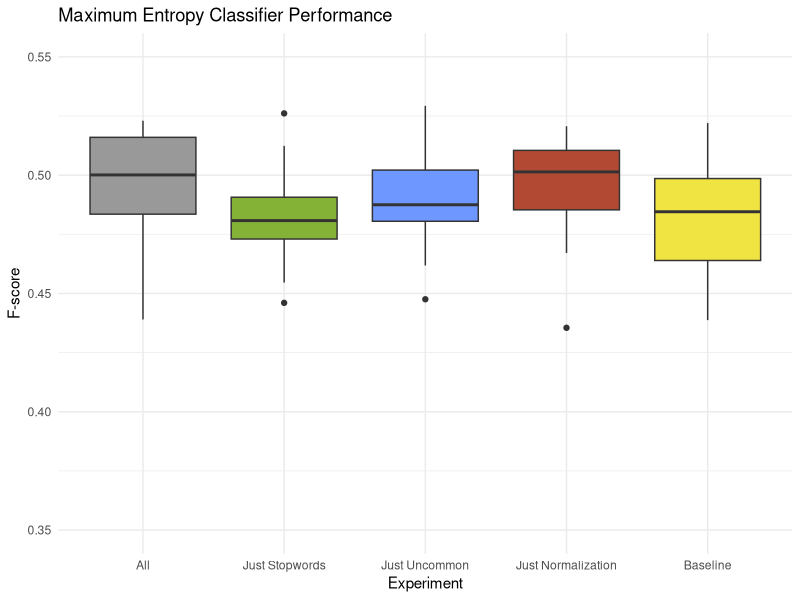
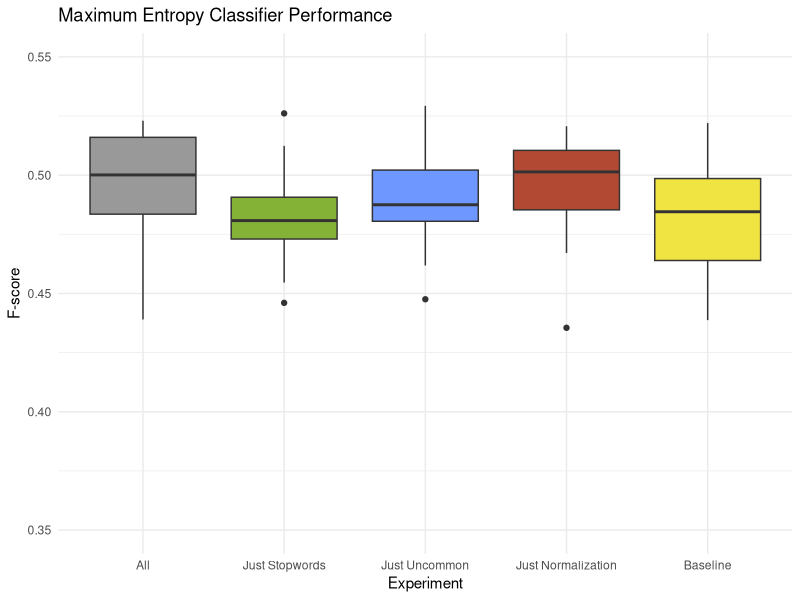

The R script that drew these images, in order:

library(ggplot2)

#data <- read.table("box.csv", header=TRUE, col.names=c("y"))
#data <- read.table("box.csv", col.names=c("X", "F"))
data <- read.csv("boxplot.csv", header=TRUE)

print(data)

chart_title <- "Maximum Entropy Classifier Performance"
xlab <- "Experiment"
ylab <- "F-score"
groups <- c("All", "Just Stopwords", "Just Uncommon", "Just Normalization", "Baseline")

cbPalette <- c("#999999", "#E69F00", "#56B4E9", "#009E73", "#F0E442", "#0072B2", "#D55E00", "#CC79A7")
palette <- c("#999999", "#84B237", "#6E98FF", "#B24932", "#F0E442")

p <- ggplot(data, aes(x=factor(Label), y=F, fill=factor(Label))) + geom_boxplot()
p = p + scale_x_discrete(xlab, labels=groups)
p = p + scale_y_continuous(ylab, limits=c(0.35, 0.55))
p = p + ggtitle(chart_title)
p = p + scale_fill_manual(values=palette, guide=FALSE)
p = p + theme_minimal()

p # Draw that sucker
ggsave("boxplot.png")
